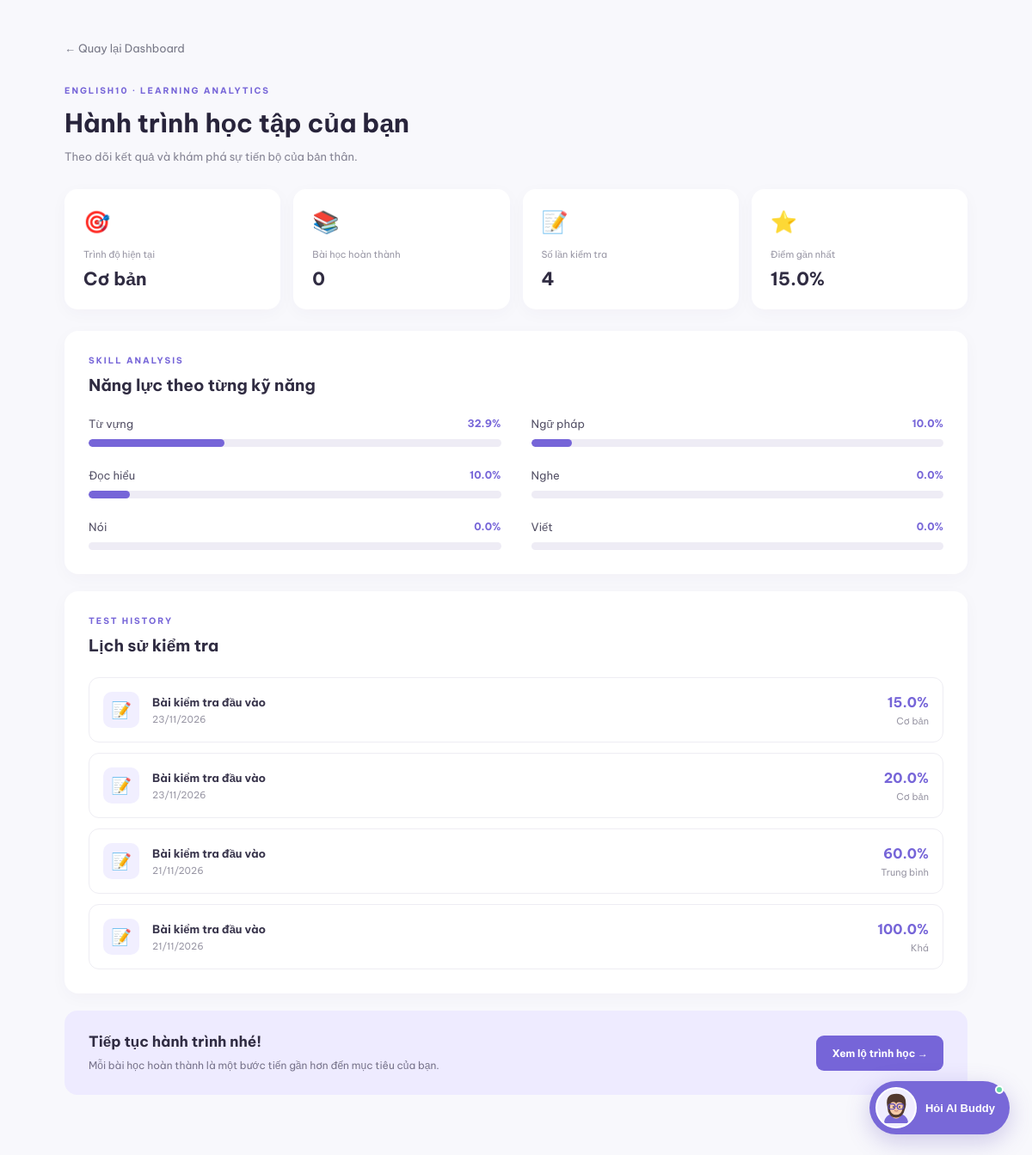
Page /progress (signed in) on the committed database.
### database.py (models this page shows)
class LearningProfile(db.Model):
    __tablename__ = "learning_profiles"
    id = db.Column(db.Integer, primary_key=True)
    user_id = db.Column(
        db.Integer,
        db.ForeignKey("users.id"),
        unique=True,
        nullable=False
    )
    current_level = db.Column(db.String(30), default="Chưa đánh giá")
    vocabulary_score = db.Column(db.Float, default=0)
    grammar_score = db.Column(db.Float, default=0)
    reading_score = db.Column(db.Float, default=0)
    listening_score = db.Column(db.Float, default=0)
    speaking_score = db.Column(db.Float, default=0)
    writing_score = db.Column(db.Float, default=0)
    strengths = db.Column(db.Text)
    weaknesses = db.Column(db.Text)
    learning_goal = db.Column(db.Text)

class TestResult(db.Model):
    __tablename__ = "test_results"
    id = db.Column(db.Integer, primary_key=True)
    user_id = db.Column(db.Integer, db.ForeignKey("users.id"))
    score = db.Column(db.Float, default=0)
    total_questions = db.Column(db.Integer, default=0)
    level = db.Column(db.String(30))
    completed_at = db.Column(db.DateTime, default=datetime.utcnow)
    ai_analysis = db.Column(db.Text)

### app.py (the view)
@app.route("/progress")
@role_required("student")
def progress():
    profile = LearningProfile.query.filter_by(
        user_id=current_user.id
    ).first()
    if not profile:
        profile = LearningProfile(
            user_id=current_user.id
        )
        db.session.add(profile)
        db.session.commit()
    test_results = TestResult.query.filter_by(
        user_id=current_user.id
    ).order_by(
        TestResult.completed_at.desc()
    ).all()
    completed_lessons = LearningProgress.query.filter_by(
        user_id=current_user.id,
        status="completed"
    ).count()
    return render_template(
        "progress.html",
        profile=profile,
        test_results=test_results,
        completed_lessons=completed_lessons
    )

### app.py (called while the page is built)
@login_manager.user_loader
def load_user(user_id):
    return db.session.get(User, int(user_id))

def role_required(*roles):
    def decorator(function):
        @wraps(function)
        @login_required
        def wrapper(*args, **kwargs):
            if current_user.role not in roles:
                abort(403)
            return function(*args, **kwargs)
        return wrapper
    return decorator

### templates/progress.html (shortened to what this page needs)
{% extends "base.html" %}
{% block content %}
<div class="progress-page">
    <div class="progress-container">
        <a href="{{ url_for('dashboard') }}" class="progress-back">← Quay lại Dashboard</a>
        <div class="progress-heading">
            <span class="progress-label">ENGLISH10 · LEARNING ANALYTICS</span>
            <h1>Hành trình học tập của bạn</h1>
            <p>Theo dõi kết quả và khám phá sự tiến bộ của bản thân.</p>
        </div>
        <div class="progress-overview">
            <div class="progress-card">
                <span class="progress-icon">🎯</span>
                <span class="progress-card-label">Trình độ hiện tại</span>
                <strong>{{ profile.current_level or "Chưa xác định" }}</strong>
            </div>
            <div class="progress-card">
                <span class="progress-icon">📚</span>
                <span class="progress-card-label">Bài học hoàn thành</span>
                <strong>{{ completed_lessons }}</strong>
            </div>
            <div class="progress-card">
                <span class="progress-icon">📝</span>
                <span class="progress-card-label">Số lần kiểm tra</span>
                <strong>{{ test_results|length }}</strong>
            </div>
            <div class="progress-card">
                <span class="progress-icon">⭐</span>
                <span class="progress-card-label">Điểm gần nhất</span>
                <strong>
                    {% if test_results %}
                        {{ "%.1f"|format(test_results[0].score) }}%
                    {% else %}
                        --
                    {% endif %}
                </strong>
            </div>
        </div>
        <section class="progress-section">
            <div class="progress-section-heading">
                <div>
                    <span class="progress-label">SKILL ANALYSIS</span>
                    <h2>Năng lực theo từng kỹ năng</h2>
                </div>
            </div>
            {% set skills = [
                ("Từ vựng", profile.vocabulary_score),
                ("Ngữ pháp", profile.grammar_score),
                ("Đọc hiểu", profile.reading_score),
                ("Nghe", profile.listening_score),
                ("Nói", profile.speaking_score),
                ("Viết", profile.writing_score)
            ] %}
            <div class="skill-analysis">
                {% for name, score in skills %}
                <div class="progress-skill">
                    <div class="progress-skill-top">
                        <span>{{ name }}</span>
                        <strong>{{ "%.1f"|format(score or 0) }}%</strong>
                    </div>
                    <div class="progress-skill-track">
                        <div class="progress-skill-fill" data-score="{{ score or 0 }}"></div>
                    </div>
                </div>
                {% endfor %}
            </div>
        </section>
        <section class="progress-section">
            <div class="progress-section-heading">
                <div>
                    <span class="progress-label">TEST HISTORY</span>
                    <h2>Lịch sử kiểm tra</h2>
                </div>
            </div>
            {% if test_results %}
            <div class="test-history">
                {% for result in test_results %}
                <div class="history-item">
                    <div class="history-icon">📝</div>
                    <div class="history-info">
                        <strong>Bài kiểm tra đầu vào</strong>
                        <span>{{ result.completed_at.strftime("%d/%m/%Y") if result.completed_at else "Chưa có ngày" }}</span>
                    </div>
                    <div class="history-result">
                        <strong>{{ "%.1f"|format(result.score) }}%</strong>
                        <span>{{ result.level }}</span>
                    </div>
                </div>
                {% endfor %}
            </div>
            {% endif %}
        </section>
        <div class="progress-bottom">
            <div>
                <h2>Tiếp tục hành trình nhé!</h2>
                <p>Mỗi bài học hoàn thành là một bước tiến gần hơn đến mục tiêu của bạn.</p>
            </div>
            <a href="{{ url_for('learning_path') }}">Xem lộ trình học →</a>
        </div>
    </div>
</div>
{% endblock %}

### static/css/style.css (style rules this page uses)
:root { --dark: #20212c; --purple: #7665d8; --light-purple: #f0edff; --text: #777887; --background: #faf9ff; }
* { margin: 0; padding: 0; box-sizing: border-box; }
html { scroll-behavior: smooth; min-height: 100%; }
body { min-height: 100%; font-family: 'Be Vietnam Pro', sans-serif; background: white; color: var(--dark); overflow-x: hidden; }
a { text-decoration: none; color: inherit; }
.progress-label { display: flex; justify-content: space-between; font-size: 11px; margin-bottom: 10px; }
.progress-page { min-height: 100vh; background: #f8f8fc; padding: 45px 20px 70px; }
.progress-container { max-width: 1050px; margin: 0 auto; }
.progress-back { display: inline-block; color: #777887; text-decoration: none; font-size: 13px; margin-bottom: 35px; }
.progress-heading { margin-bottom: 30px; }
.progress-label { color: #7665d8; font-size: 10px; font-weight: 700; letter-spacing: 2px; }
.progress-heading h1 { color: #28243b; font-size: 30px; margin: 12px 0; }
.progress-heading p { color: #858494; font-size: 13px; }
.progress-overview { display: grid; grid-template-columns: repeat(4, 1fr); gap: 15px; margin-bottom: 25px; }
.progress-card { background: white; padding: 22px; border-radius: 15px; box-shadow: 0 5px 20px #33225508; }
.progress-icon { display: block; font-size: 25px; margin-bottom: 15px; }
.progress-card-label { display: block; color: #9997a5; font-size: 11px; margin-bottom: 8px; }
.progress-card strong { color: #302c42; font-size: 21px; }
.progress-section { background: white; padding: 28px; border-radius: 16px; margin-bottom: 20px; box-shadow: 0 5px 20px #33225508; }
.progress-section-heading { margin-bottom: 25px; }
.progress-section-heading h2 { color: #302c42; font-size: 19px; margin-top: 9px; }
.skill-analysis { display: grid; grid-template-columns: repeat(2, 1fr); gap: 25px 35px; }
.progress-skill-top { display: flex; justify-content: space-between; margin-bottom: 10px; }
.progress-skill-top span { color: #555267; font-size: 13px; }
.progress-skill-top strong { color: #7665d8; font-size: 12px; }
.progress-skill-track { height: 9px; background: #eeecf5; border-radius: 20px; overflow: hidden; }
.progress-skill-fill { height: 100%; width: 0; background: #7665d8; border-radius: 20px; transition: width 0.8s ease; }
.test-history { display: grid; gap: 12px; }
.history-item { display: flex; align-items: center; gap: 15px; padding: 16px; border: 1px solid #eeedf3; border-radius: 12px; }
.history-icon { width: 42px; height: 42px; background: #f1efff; border-radius: 10px; display: flex; align-items: center; justify-content: center; font-size: 19px; flex-shrink: 0; }
.history-info { flex: 1; }
.history-info strong, .history-info span, .history-result strong, .history-result span { display: block; }
.history-info strong { color: #39354c; font-size: 13px; }
.history-info span { color: #9997a5; font-size: 11px; margin-top: 5px; }
.history-result { text-align: right; }
.history-result strong { color: #7665d8; font-size: 16px; }
.history-result span { color: #9997a5; font-size: 11px; margin-top: 5px; }
.progress-bottom { display: flex; justify-content: space-between; align-items: center; gap: 20px; background: #eeebff; padding: 25px 28px; border-radius: 15px; }
.progress-bottom h2 { color: #302c42; font-size: 17px; margin-bottom: 7px; }
.progress-bottom p { color: #77738b; font-size: 12px; line-height: 1.6; }
.progress-bottom a { color: white; background: #7665d8; padding: 13px 18px; border-radius: 9px; text-decoration: none; font-size: 12px; font-weight: 700; white-space: nowrap; }

### rows in the picture
LearningProfile: current_level "Cơ bản", name "Từ vựng", vocabulary_score "32.9", name "Ngữ pháp", grammar_score "10.0", name "Đọc hiểu", reading_score "10.0", name "Nghe", listening_score "0.0", name "Nói", speaking_score "0.0", name "Viết", writing_score "0.0"
TestResult: score "15.0", completed_at "23/11/2026", level "Cơ bản"
TestResult: completed_at "23/11/2026", score "20.0", level "Cơ bản"
TestResult: completed_at "21/11/2026", score "60.0", level "Trung bình"
TestResult: completed_at "21/11/2026", score "100.0", level "Khá"

### other values in the picture
{{ completed_lessons }} "0"
{{ test_results|length }} "4"
